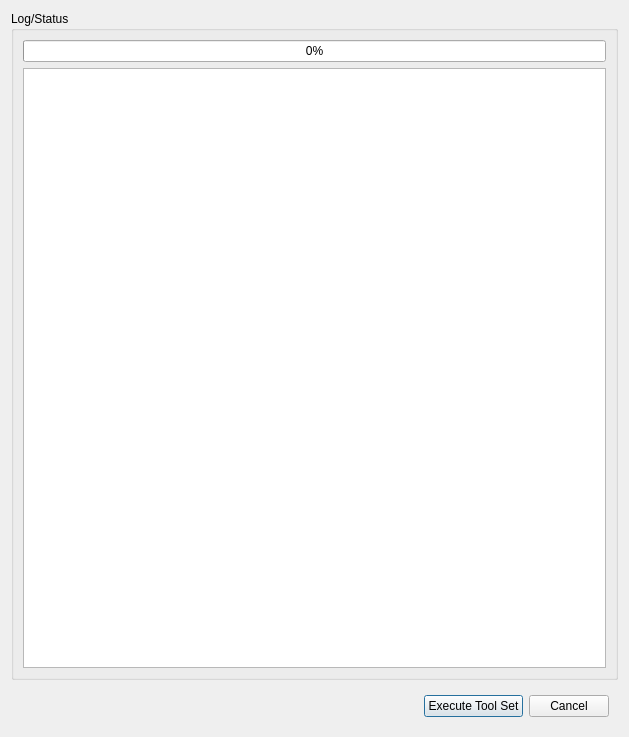
<ui version="4.0" >
 <author>Aaron Racicot</author>
 <class>ExecuteToolSetGui</class>
 <widget class="QDialog" name="ExecuteToolSetGui" >
  <property name="geometry" >
   <rect>
    <x>0</x>
    <y>0</y>
    <width>629</width>
    <height>737</height>
   </rect>
  </property>
  <property name="windowTitle" >
   <string>Dialog</string>
  </property>
  <layout class="QGridLayout" >
   <item row="0" column="0" >
    <widget class="QGroupBox" name="executionBox" >
     <property name="title" >
      <string>Log/Status</string>
     </property>
     <layout class="QVBoxLayout" >
      <item>
       <widget class="QProgressBar" name="progressBar_2" >
        <property name="value" >
         <number>0</number>
        </property>
       </widget>
      </item>
      <item>
       <widget class="QTextEdit" name="textEdit_2" />
      </item>
     </layout>
    </widget>
   </item>
   <item row="1" column="0" >
    <widget class="QWidget" native="1" name="widget" >
     <property name="maximumSize" >
      <size>
       <width>16777215</width>
       <height>45</height>
      </size>
     </property>
     <layout class="QGridLayout" >
      <item row="0" column="0" >
       <spacer>
        <property name="orientation" >
         <enum>Qt::Horizontal</enum>
        </property>
        <property name="sizeHint" >
         <size>
          <width>40</width>
          <height>20</height>
         </size>
        </property>
       </spacer>
      </item>
      <item row="0" column="1" >
       <widget class="QPushButton" name="execTool" >
        <property name="text" >
         <string>Execute Tool Set</string>
        </property>
       </widget>
      </item>
      <item row="0" column="2" >
       <widget class="QPushButton" name="cancelExec" >
        <property name="text" >
         <string>Cancel</string>
        </property>
       </widget>
      </item>
     </layout>
    </widget>
   </item>
  </layout>
 </widget>
 <resources/>
 <connections/>
</ui>
